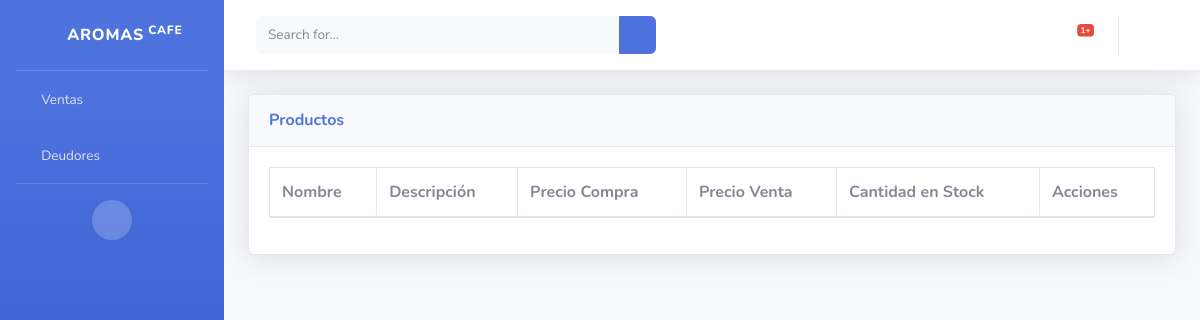
The app's page /productos/, older data.
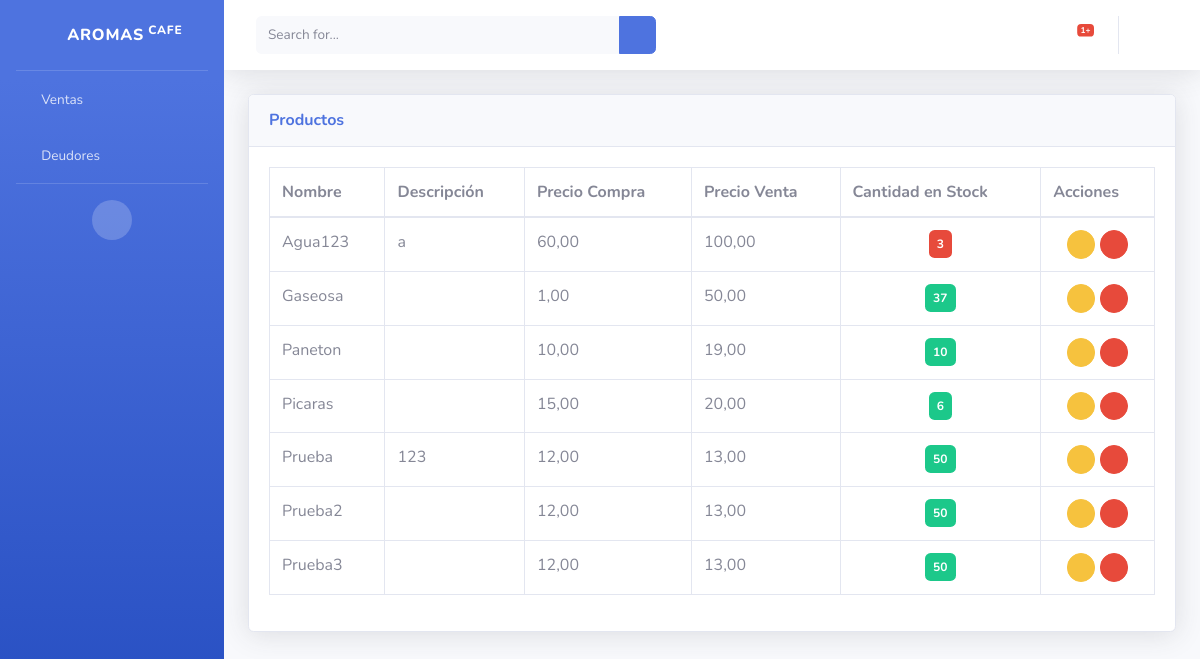
The same page, newer data.
### menu/models.py (models this page shows, shortened)
class Producto(models.Model):
    nombre = models.CharField(max_length=150)
    descripcion = models.TextField(blank=True, null=True)
    precio_compra = models.DecimalField(max_digits=10, decimal_places=2)
    precio_venta = models.DecimalField(max_digits=10, decimal_places=2)
    cantidad_stock = models.IntegerField(default=0)

### menu/views.py (the view)
# urls.py: path('productos/', productos_list, name='productos_list'),
def productos_list(request):
    productos = Producto.objects.all()
    context = {'productos': productos}
    return render(request, 'productos_list.html', context)

### menu/templates/productos_list.html (shortened to what this page needs)
{% extends "index.html" %}
{% block content %}
{% load static %}
    <link href="{% static 'vendor/datatables/dataTables.bootstrap4.min.css' %}" rel="stylesheet">
    <div class="card shadow mb-4">
    <div class="card-header py-3" data-toggle="collapse" data-target="#productosCollapse" style="cursor: pointer;">
        <h6 class="m-0 font-weight-bold text-primary">Productos</h6>
    </div>
        <div id="productosCollapse" class="collapse show">
        <div class="card-body">
            <div class="table-responsive">
                <table class="table table-bordered" id="dataTable" width="100%" cell spacing="0">
                    <thead>
                        <tr>
                            <th>Nombre</th>
                            <th>Descripción</th>
                            <th>Precio Compra</th>
                            <th>Precio Venta</th>
                            <th>Cantidad en Stock</th>
                            <th>Acciones</th>
                        </tr>
                    </thead>
                    <tbody>
                        {% for producto in productos %}
                        <tr>
                            <td>{{ producto.nombre }}</td>
                            <td>{{ producto.descripcion }}</td>
                            <td>{{ producto.precio_compra }}</td>
                            <td>{{ producto.precio_venta }}</td>
                            <td class="text-center">
                                {% if producto.cantidad_stock < 4 %}
                                    <span class="badge bg-danger p-2 text-white">{{ producto.cantidad_stock }}</span>
                                {% else %}
                                    <span class="badge bg-success p-2 text-white">{{ producto.cantidad_stock }}</span>
                                {% endif %}
                            </td>
                            <td class="text-center">
                                <a href="#" class="btn btn-warning btn-circle btn-sm editar" data-producto-id="{{ producto.id }}" data-producto-nombre="{{ producto.nombre }}" data-producto-descripcion="{{ producto.descripcion }}" data-producto-precio-compra="{{ producto.precio_compra }}" data-producto-precio-venta="{{ producto.precio_venta }}" title="Editar">
                                    <i class="fas fa-edit"></i>
                                </a>
                            <a href="#" class="btn btn-danger btn-circle btn-sm eliminar" data-producto-id="{{ producto.id }}" title="Eliminar">
                                <i class="fas fa-trash"></i>
                            </a>
                            </td>
                        </tr>
                        {% endfor %}
                    </tbody>
                </table>
            </div>
        </div>
    </div>
    </div>
{% endblock %}

Row changes from the older to the newer data that the page shows:
added Producto: nombre "Agua123", descripcion "a", precio_compra "60,00", precio_venta "100,00", cantidad_stock "3"
added Producto: nombre "Gaseosa", precio_compra "1,00", precio_venta "50,00", cantidad_stock "37"
added Producto: nombre "Paneton", precio_compra "10,00", precio_venta "19,00", cantidad_stock "10"
added Producto: nombre "Picaras", precio_compra "15,00", precio_venta "20,00", cantidad_stock "6"
added Producto: nombre "Prueba", descripcion "123", precio_compra "12,00", precio_venta "13,00", cantidad_stock "50"
added Producto: nombre "Prueba2", precio_compra "12,00", precio_venta "13,00", cantidad_stock "50"
added Producto: nombre "Prueba3", precio_compra "12,00", precio_venta "13,00", cantidad_stock "50"
